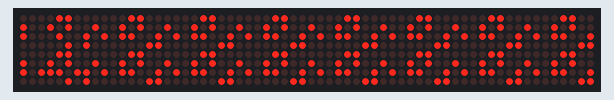
The sketch below on a simulated Arduino Uno, built with avr-gcc and run on an emulated ATmega328P. On the bench: 64×8 LED matrix. Wiring (inferred from the names in the program): 8 × MAX7219 LED driver (orientation assumed): CS pin 10. What the sketch prints to the serial monitor is not drawn.

Above: at 0.1 s.

The sketch:

display_basic.ino
```cpp
#include <SPI.h>

#include <avr/pgmspace.h>

char disparr[64] ={0,};
const int M7219DIN = 11;
const int M7219LOAD = 10;
const int M7219CLK = 13;

const char font_0[] PROGMEM = {0x18,0x24,0x24,0x24,0x24,0x24,0x24,0x18};
const char font_1[] PROGMEM = {0x00,0x04,0x04,0x04,0x04,0x04,0x04,0x00};
const char font_2[] PROGMEM = {0x18,0x04,0x04,0x18,0x20,0x20,0x20,0x18};
const char font_3[] PROGMEM = {0x18,0x04,0x04,0x18,0x04,0x04,0x04,0x18};
const char font_4[] PROGMEM = {0x00,0x24,0x24,0x18,0x04,0x04,0x04,0x00};
const char font_5[] PROGMEM = {0x18,0x20,0x20,0x18,0x04,0x04,0x04,0x18};
const char font_6[] PROGMEM = {0x18,0x20,0x20,0x18,0x24,0x24,0x24,0x18};
const char font_7[] PROGMEM = {0x18,0x24,0x24,0x00,0x04,0x04,0x04,0x00};

const char* const  fonts[] PROGMEM = {font_0,font_1,font_2,font_3,font_4,font_5,font_6,font_7};

void setup() {
  SPI.begin();
  pinMode(M7219LOAD, OUTPUT);
  Serial.begin(9600);

  // put your setup code here, to run once:
  for(int i=0;i<8;i++){
    memcpy_P(disparr+i*8, pgm_read_byte(&(fonts[i])), 8);
  }
  //disparr[57] = 0xff;
  senddisplaycommand(8, 0x0f, 0x00);
  senddisplaycommand(8, 0x0a, 0x01);
  senddisplaycommand(8, 0x0c, 0x00);
  senddisplaycommand(8, 0x0b, 0x07);
  senddisplaycommand(8, 0x09, 0x00);
  updatedisplay();
  senddisplaycommand(8, 0x0c, 0x01);
  for(int i=0;i<64;i++){
    Serial.print(disparr[i], HEX);
    Serial.print(' ');
  }
  Serial.println();
}

void loop() {
  // put your main code here, to run repeatedly:

}

void senddisplaycommand(byte number, byte addr, byte data){
  digitalWrite(M7219LOAD, LOW);
  for (byte i=0;i<number;i++){
    SPI.transfer(addr);
    SPI.transfer(data);
  }
  digitalWrite(M7219LOAD, HIGH);
}

void updatedisplay() {
  for(int y=0;y<8;y++){
    digitalWrite(M7219LOAD, LOW);
    for (int i=0;i<8;i++){
      SPI.transfer(y+1);
      SPI.transfer(disparr[i*8+y]); // 한번 전송에 y축 하나씩 총 8번 전송
    }
    digitalWrite(M7219LOAD, HIGH);
  }
}
```
